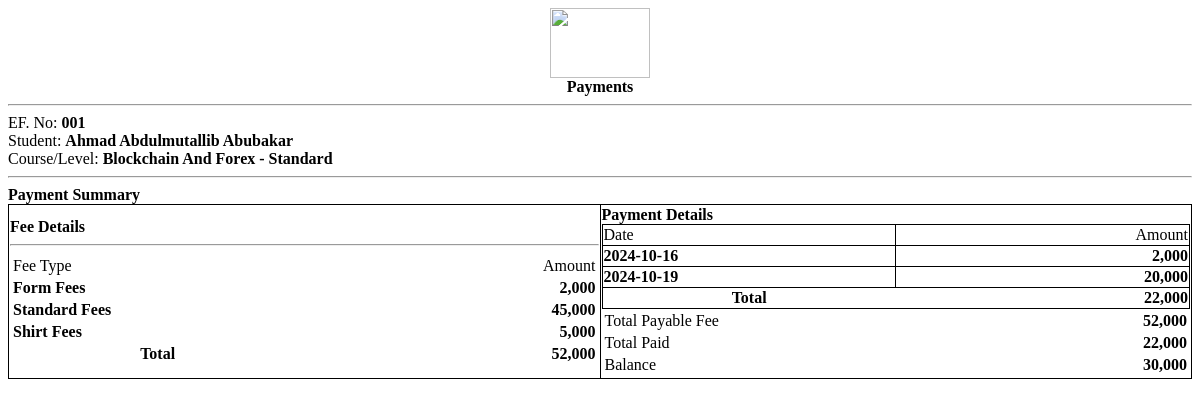
Before: /receipt.php?ef_id=1 with the older database file.
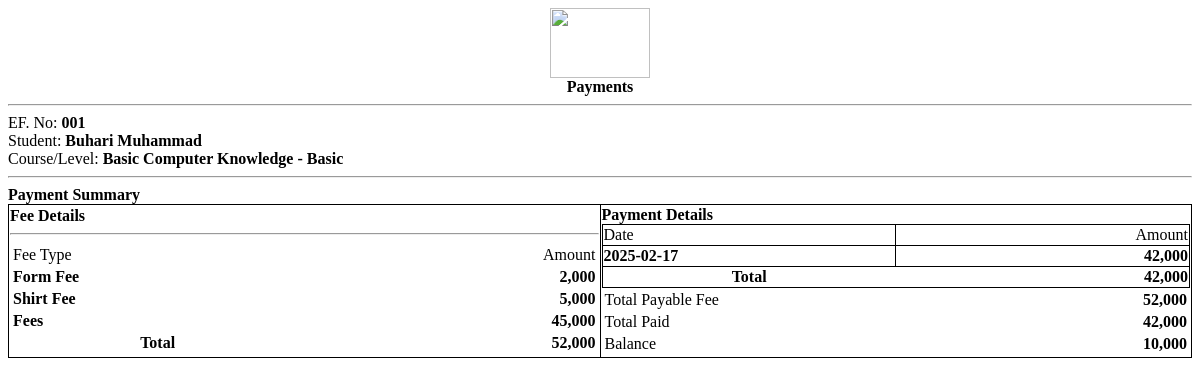
After: the same page with the newer database file.
### tables this page shows
CREATE TABLE `fees` (
  `id` int(30) NOT NULL,
  `course_id` int(30) NOT NULL,
  `description` varchar(200) NOT NULL,
  `amount` float NOT NULL
);

CREATE TABLE `payments` (
  `id` int(30) NOT NULL,
  `ef_id` int(30) NOT NULL,
  `amount` float NOT NULL,
  `remarks` text NOT NULL,
  `date_created` datetime NOT NULL DEFAULT current_timestamp() ON UPDATE current_timestamp()
);

### receipt.php (the view, shortened to what this page needs)
<?php
include 'db_connect.php';
$payments = $conn->query("SELECT * FROM payments where ef_id = $id ");
$pay_arr = array();
while($row=$payments->fetch_array()){
	$pay_arr[$row['id']] = $row;
}
?>
<div class="container-fluid">
	<center><img src="assets/uploads/top.png" width="100" height="70"></center>
	<p class="text-center"><b><?php echo $_GET['pid'] == 0 ? "Payments" : 'Payment Receipt' ?></b></p>
	<hr>
	<div class="flex">
		<div class="w-50">
			<p>EF. No: <b><?php echo $ef_no ?></b></p>
			<p>Student: <b><?php echo ucwords($sname) ?></b></p>
			<p>Course/Level: <b><?php echo $class ?></b></p>
		</div>
	</div>
	<hr>
	<p><b>Payment Summary</b></p>
	<table class="wborder">
		<tr>
			<td width="50%">
				<p><b>Fee Details</b></p>
				<hr>
				<table width="100%">
					<tr>
						<td width="50%">Fee Type</td>
						<td width="50%" class='text-right'>Amount</td>
					</tr>
					<?php
				$cfees = $conn->query("SELECT * FROM fees where course_id = $course_id");
				$ftotal = 0;
				while ($row = $cfees->fetch_assoc()) {
					$ftotal += $row['amount'];
				?>
				<tr>
					<td><b><?php echo $row['description'] ?></b></td>
					<td class='text-right'><b><?php echo number_format($row['amount']) ?></b></td>
				</tr>
				<?php
				}
				?>
				<tr>
					<th>Total</th>
					<th class='text-right'><b><?php echo number_format($ftotal) ?></b></th>
				</tr>
				</table>
			</td>
			<td width="50%">
			<p><b>Payment Details</b></p>
				<table width="100%" class="wborder">
					<tr>
						<td width="50%">Date</td>
						<td width="50%" class='text-right'>Amount</td>
					</tr>
					<?php
						$ptotal = 0;
						foreach ($pay_arr as $row) {
							if($row["id"] <= $_GET['pid'] || $_GET['pid'] == 0){
							$ptotal += $row['amount'];
					?>
					<tr>
						<td><b><?php echo date("Y-m-d",strtotime($row['date_created'])) ?></b></td>
						<td class='text-right'><b><?php echo number_format($row['amount']) ?></b></td>
					</tr>
					<?php
						}
						}
					?>
					<tr>
						<th>Total</th>
						<th class='text-right'><b><?php echo number_format($ptotal) ?></b></th>
					</tr>
				</table>
				<table width="100%">
					<tr>
						<td>Total Payable Fee</td>
						<td class='text-right'><b><?php echo number_format($ftotal) ?></b></td>
					</tr>
					<tr>
						<td>Total Paid</td>
						<td class='text-right'><b><?php echo number_format($ptotal) ?></b></td>
					</tr>
					<tr>
						<td>Balance</td>
						<td class='text-right'><b><?php echo number_format($ftotal-$ptotal) ?></b></td>
					</tr>
				</table>
			</td>
		</tr>
	</table>
</div>

Changed rows visible on the page:
no longer on this page (row edited): fees: description "Form Fees", amount "2,000"
no longer on this page (row edited): fees: description "Standard Fees", amount "45,000"
no longer on this page (row edited): fees: description "Shirt Fees", amount "5,000"
removed payments: date_created "2024-10-16", amount "2,000"
no longer on this page (row edited): payments: date_created "2024-10-19", amount "20,000"
now on this page (row edited): fees: description "Form Fee", amount "2,000"
now on this page (row edited): fees: description "Shirt Fee", amount "5,000"
now on this page (row edited): fees: description "Fees", amount "45,000"
added payments: date_created "2025-02-17", amount "42,000"
Other visible differences:
$sname: "Ahmad Abdulmutallib Abubakar" → "Buhari Muhammad"
$class: "Blockchain And Forex - Standard" → "Basic Computer Knowledge - Basic"
$ptotal: "22,000" → "42,000"
$ftotal-$ptotal: "30,000" → "10,000"
